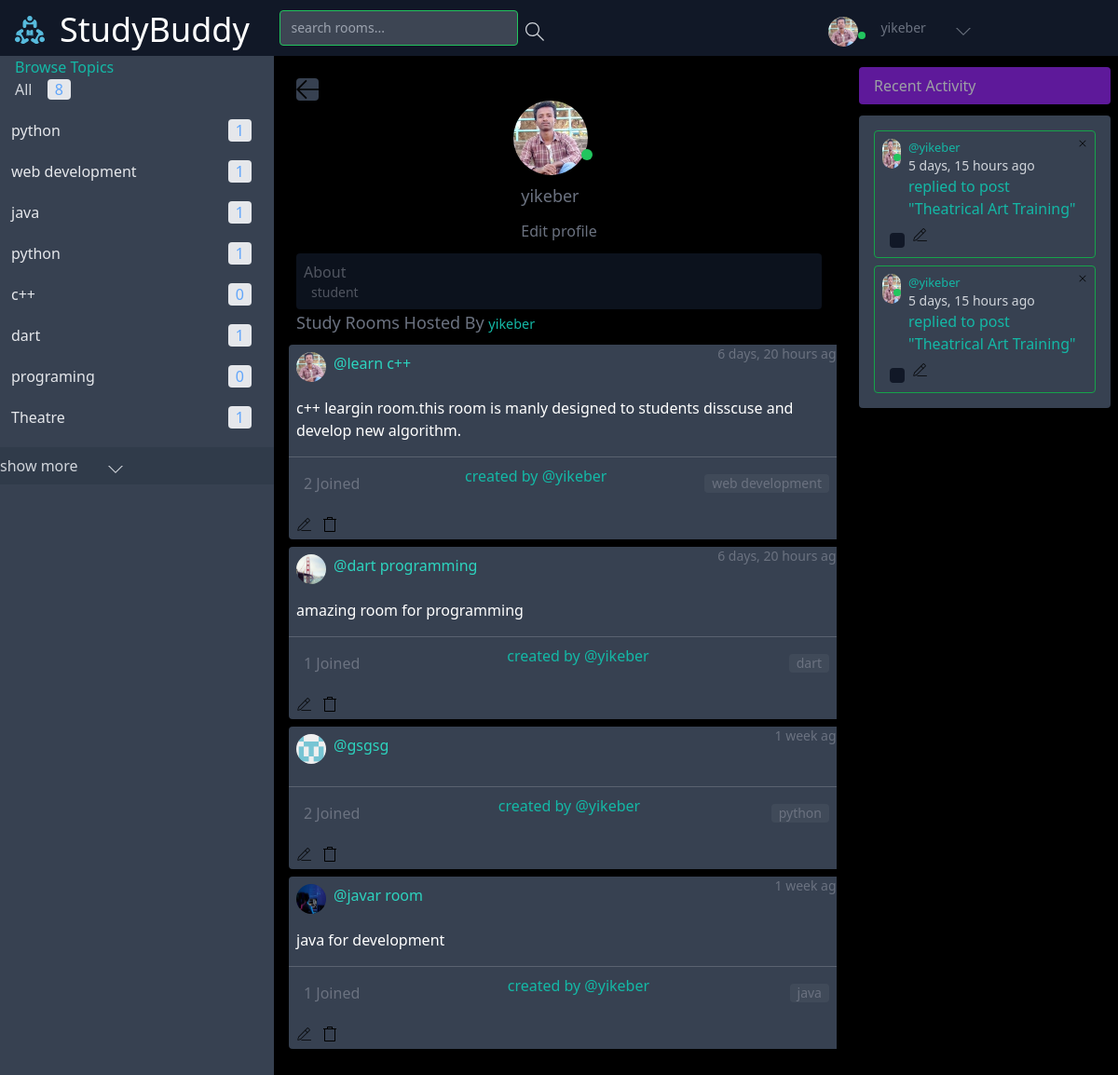
The app's page /user-profile/1/ (signed in), older data.
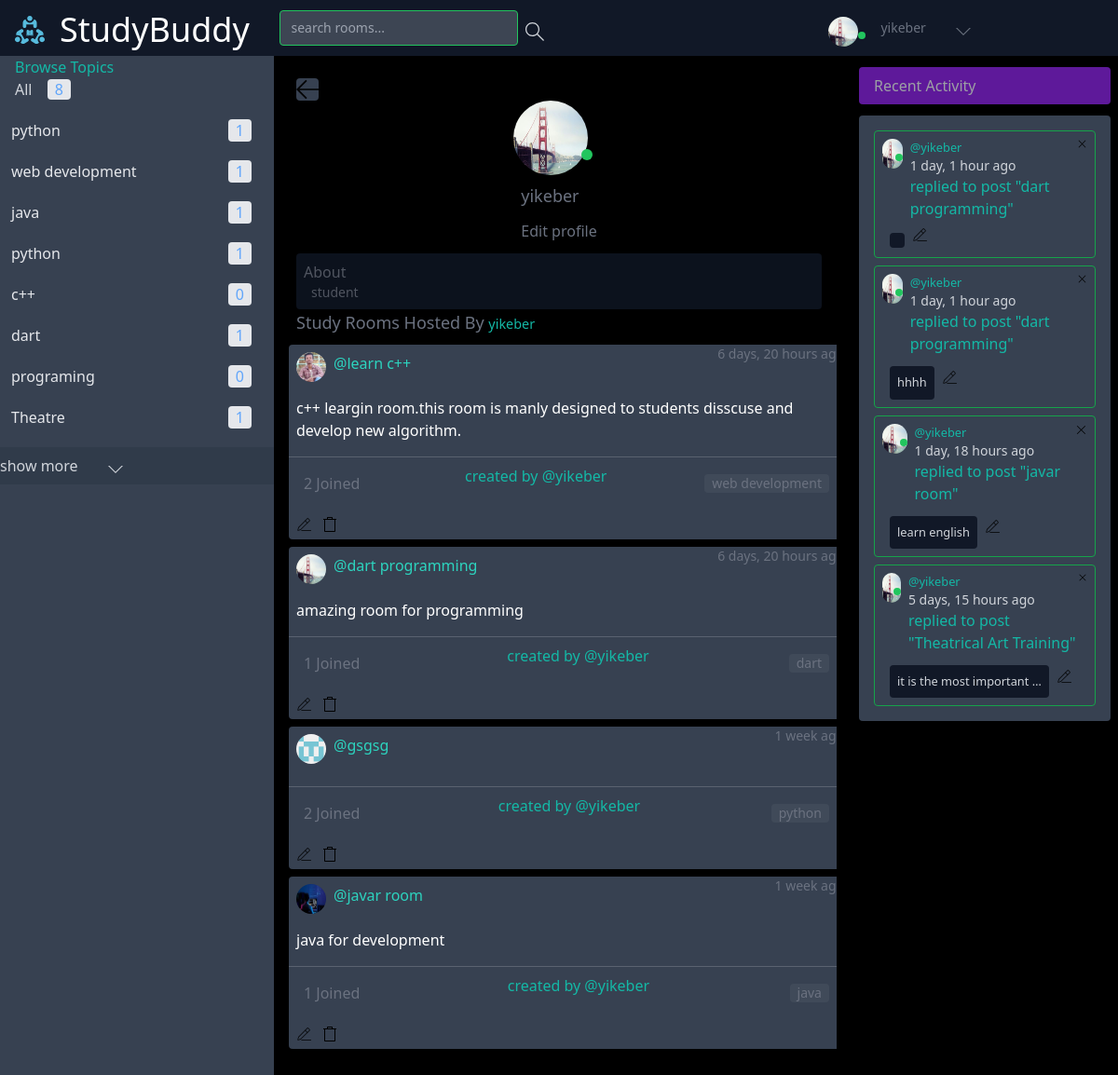
The same page, newer data.
### Backend/base/models.py (models this page shows, shortened)
class User(AbstractUser):
    name  = models.CharField(max_length=200,null=True)
    username = models.CharField(max_length=200)
    password = models.CharField(max_length=100)
    email = models.EmailField(max_length=200,unique=True)
    bio = models.TextField(max_length=500,null=True,blank=True)
    avatar = models.ImageField(null=True,default='images/avatar.svg',upload_to='images/profile_images')
    last_activity = models.DateTimeField(null=True, blank=True)
    is_online = models.BooleanField(default=False)
    USERNAME_FIELD = 'email'
    REQUIRED_FIELDS =['username','password']

class Topic(models.Model):
    name = models.CharField(max_length=200)

class Room(models.Model):
    host = models.ForeignKey(User,on_delete=models.SET_NULL,null=True)
    topic = models.ForeignKey(Topic,on_delete=models.SET_NULL,null=True)
    roomImage = models.ImageField(null=True ,default='images/room_images/default_room_image.png',upload_to='images/room_images')
    name = models.CharField(max_length=200)
    description = models.TextField(null=True,blank=True)
    participants = models.ManyToManyField(User,related_name='participants',blank=True)
    updated = models.DateTimeField(auto_now=True)
    created = models.DateField(auto_now_add=True)
    is_deleted = models.BooleanField(default=False)
    class Meta:
        ordering = ['-updated','-created']
    def __str__(self):
        return self.name

class Message(models.Model):
    user = models.ForeignKey(User,on_delete=models.CASCADE)
    room = models.ForeignKey (Room,on_delete=models.CASCADE)
    body = models.TextField()
    image = models.ImageField(null=True,upload_to='files/messages/image_messages')
    video = models.FileField(null=True,upload_to='files/messages/video_messages')
    audio = models.FileField(null=True,upload_to='files/messages/audio_messages')
    liker = models.ManyToManyField(User,related_name='message_liker',blank=True)
    updated  = models.DateTimeField(auto_now=True)
    created = models.DateTimeField(auto_now_add=True)
    num_of_likes = models.IntegerField(default=0)
    num_of_replies = models.IntegerField(default=0)
    is_deleted = models.BooleanField(default=False)
    class Meta:
        ordering = ['-updated','-created']
    def __str__(self):
        return self.body

### Backend/base/views.py (the view)
# urls.py: path('user-profile/<str:pk>/',views.userProfile,name='user-profile'),
@login_required(login_url='login')
def userProfile(request,pk):
    user = User.objects.get(id = pk)
    rooms = user.room_set.filter(is_deleted=False)
    topics = Topic.objects.all()
    room_messages = user.message_set.filter(is_deleted = False)
    context = {'user':user,
               'rooms':rooms,
               'room_messages':room_messages,
               'topics':topics,
               'visible_words':5,
               }
    return render(request,'base/profile.html',context)

### Frontend/templates/base/profile.html (shortened to what this page needs)
{%extends 'base/home.html' %}
{%load static %}
{% block home-content %}
<div class="col-span-6">
    <div class="mx-2 px-2">
        <a href="{{request.META.HTTP_REFERER}}" class="pl-2 pt-2"><img src="{% static 'assets/icons/arrow-left.svg' %}"
                class="w-6 h-6 bg-gray-700 rounded" alt="left-arrow"></a>
        <div class="flex flex-row justify-center">
            <div>
                <div class="relative">
                    <img src="{{user.avatar.url}}" alt="" class="w-20 h-20 rounded-full">
                    <p class="bg-green-500 w-3 h-3 absolute rounded-full" style="bottom: 1rem;right: 0.8rem;">
                </div>
                <p class="mx-2 mt-2 text-lg">
                    <a href="">{{user.username}}</a>
                </p>
                {%if user.username == request.user.username%}
                <a href="{%url 'edit-profile' user.id %}"> <button class="shadow-outline rounded px-2 py-1 my-2">Edit
                        profile</button></a>
                {%endif%}
            </div>
        </div>
        <div class="bg-gray-900 rounded px-2 py-2 opacity-75 w-full">
            <h3 class="">About</h3>
            <p class="mx-2 text-sm">{{user.bio}}</p>
        </div>
        <div class="text-normal text-lg py--2">
            <p class="text-lg text-opacity-50">Study Rooms Hosted By <small class=" text-teal-500">
                    {{user.username}}</small></p>
        </div>
    </div>
    {% include 'base/feed_component.html' %}
</div>
{% endblock home-content %}

### Frontend/templates/navbar.html (shortened to what this page needs)
{% load static %}
<nav class="grid grid-cols-3 justify-start w-screen mx-0 sm:justify-between items-center bg-gray-900  left-0 py-2">
  <div class=" col-span-2 flex justify-start sm:ml-2 sm:items-center">
    <div class="flex flex-row sm:items-center justify-start mr-2">
      <a href="/" class="mt-1 px-2">
        <img src="{% static '/images/logo.svg' %}" alt="profile_img" class=" w-8 h-8 sm:w-8 sm:h-8 rounded" />
      </a>
      <h2 class="text-white hidden sm:block sm:text-4xl sm:ml-1 sm:pl-1 sm:mt-1 text-sm">StudyBuddy</h2>
    </div>
    {% if request.user.is_authenticated %}
    <div class=" flex flex-row sm:ml-4 pb-0 ml-2 ">
      <form action="{% url 'home' %}" method="GET" class=" flex flex-row rounded sm:px-2 mb-0 pb-0 ">
        <input
          class="focus:outline-none focus:border-yellow-500 text-sm sm:px-2 py-2  bg-gray-500 sm:w-64 rounded bg-opacity-50 border border-green-500"
          type="text" name='q' placeholder=" search rooms...">
        <button type="submit">
        </button>
      </form>
    </div>
    {%endif%}
  </div>
  <div class=" col-span-1 sm:mr-2 text-white sm:mr-16 sm:pr-16">
    <div class=" flex flex-row items-center  sm:ml-4 sm:sm:px-4 pb-0 pt-2 justify-end ">
      {% if request.user.is_authenticated %}
      <div class="relative  mr-2">
        <img src="{{request.user.avatar.url}}" alt="" class="w-8 h-8 rounded-full mx-2">
        <p {% if user.is_online %} class=" bg-green-500 w-2 h-2 absolute rounded-full" {%else%}
          class=" bg-red-500 w-2 h-2 absolute rounded-full" {%endif%} style="top: 1rem;right: 0;">
      </div>
      {%endif%}
      <div class="text-sm text-gray-500  h-8">
        <p class="flex flex-row sm:ml-2 items-center">
          <a href="{%url 'user-profile' request.user.id%}">
            <span>{{request.user.username}}</span>
          </a>
          <svg class="w-4 h-4 sm:ml-8 mt-2 fill-current" id="nav_down_icon" onclick="{showElement()}"
            xmlns="http://www.w3.org/2000/svg" width="32" height="32" viewBox="0 0 32 32">
            <title>chevron-down</title>
            <path d="M16 21l-13-13h-3l16 16 16-16h-3l-13 13z"></path>
          </svg>
        </p>
      </div>
    </div>
  </div>
  </div>

### Frontend/templates/base/topics_component.html
<div class=" bg-gray-700 overflow-y-scroll h-screen">
    <div>
        <h3 class="text-teal-500 mx-4">Browse Topics</h3>
        <a href="{%url 'home'%}" class="mx-4">All <span
                class="px-2  mx-3 bg-gray-200  rounded text-blue-400">{{topics.count}}</span></a>
        {% for topic in topics%}
        <div class="flex flex-row justify-between text-gray-200 my-5 mx-3  hover:text-yellow-500">
            <a href="{% url 'home'   %}?q={{topic.name}}">{{topic.name}} </a>
            <p class="px-2  mx-3 bg-gray-200  rounded text-blue-400 ">{{topic.room_set.all.count}}</p>
        </div>
        {% endfor %}
        <div class="flex flex-row  py-2 bg-gray-800 bg-opacity-25 w-full">
            <p>show more</p>
            <a href="{%url 'topics'%}"><svg class="w-4 h-4 sm:ml-8 mt-2 fill-current" xmlns="http://www.w3.org/2000/svg"
                    width="32" height="32" viewBox="0 0 32 32">
                    <title>chevron-down</title>
                    <path d="M16 21l-13-13h-3l16 16 16-16h-3l-13 13z"></path>
                </svg>
            </a>
        </div>
    </div>
</div>

### Frontend/templates/base/feed_component.html
{% load static %}
<div>
    {% for room in rooms%}
    <div class="bg-gray-700 my-2 rounded mx-2 w-full">
        <div class="flex flex-row justify-between mb-2">
            <div class="flex flex-row justify-center mx-2 my-2">
                <div class="relative">
                    <img src="{{room.roomImage.url}}" alt="" class="w-8 h-8 rounded-full">
                </div>
                <a href="{% url 'room' room.id %}" class="ml-2 text-teal-400">@{{room.name}}</a>
            </div>
            <p class="text-sm font-light">{{room.updated|timesince}} ago</p>
        </div>
        <p class="mx-2 mb-4 text-white">
            <a href="{% url 'room' room.id%}">{{room.description}}</a>
        </p>
        <hr style="color:lightblue; opacity: 0.2;">
        <div class="flex flex-row justify-between mx-2 py-2 items-center">
            <div class="mx-2">
                <p>{{room.participants.count}} Joined</p>
            </div>
            <p class="mx-2 mb-4 ">
                <a href="{% url 'user-profile' room.host.id %}" class="text-teal-500">created by
                    @{{room.host.username}}</a>
            </p>
            <a href="{% url 'home' %}?q={{room.topic.name}}" class="bg-gray-600 bg-opacity-50 rounded mr-2">
                <p class="px-2 text-sm my-0">{{room.topic.name}}</p>
            </a>
        </div>
        {% if room.host == request.user %}
        <div class="flex flex-row py-2 mx-2">
            <a href="{% url 'update-room' room.id %}" class="mr-3"><img src="{% static 'assets/icons/edit.svg' %}"
                    class="w-4 h-4" alt="edit"></a>
            <a href="{% url 'delete-room' room.id %}"><img src="{% static 'assets/icons/delete.svg' %}" class="w-4 h-4"
                    alt="delete"></a>
        </div>
        {% endif %}
    </div>
    {% endfor %}
</div>

### Frontend/templates/base/activity_component.html (shortened to what this page needs)
{%load static %}
<div class="mr-2">
    <h3 class="bg-purple-700 opacity-75 ml-4 mt-3 pl-4  py-2 rounded"> Recent Activity</h3>
    <div class=" bg-gray-700  ml-4 mt-3 px-2 py-2 rounded">
        {% for message in room_messages %}
        <div class=" border border-green-600 m-2 p-2 rounded">
            <div class="flex flex-row justify-between">
                <div class="flex flex-row">
                    <div class="relative">
                        <img src="{{message.user.avatar.url}}" class="w-8 h-8 rounded-full inline" alt="">
                        <p {% if message.user.is_online %} class=" bg-green-500 w-2 h-2 absolute rounded-full" {%else%}
                            class=" bg-red-500 w-2 h-2 absolute rounded-full" {%endif%} style="top: 1rem;right: 0;">
                    </div>
                    <div class="ml-2 ">
                        <small> <a href="{% url 'user-profile' message.user.id %}"
                                class="text-teal-500">@{{message.user.username}}
                            </a>
                        </small>
                        <p class="text-sm font-thin">{{message.created|timesince}} ago</p>
                        <p class="text-md text-teal-500">replied to post <a
                                href="{% url 'room' message.room.id %}">"{{message.room}}"</a>
                        </p>
                    </div>
                </div>
                {% if request.user == message.user %}
                <a href="{% url 'delete-message' message.id %}"><img src="{%static 'assets/icons/remove.svg' %}"
                        class="w-4 w-4" alt="delete"></a>
                {% endif %}
            </div>
            <div class="flex flex-row mx-2 items-center">
                <p class="bg-gray-900 mt-3 px-2 py-2 rounded ">
                    <small>{{message|truncatewords:visible_words}}
                    </small>
                </p>
                {% if request.user == message.user %}
                <a href="{% url 'edit-message' message.id %}" class="px-2 py-2"><img
                        src="{%static 'assets/icons/edit.svg' %}" class="w-4 w-4" alt="edit"></a>
                {% endif %}
            </div>
        </div>
        {% endfor %}
    </div>
</div>

Row changes from the older to the newer data that the page shows:
no longer on this page (row edited): Message: user.avatar (picture), user.username "yikeber", created "5 days, 15 hours", room "Theatrical Art Training"
changed User "yikeber": user.avatar: a different picture; avatar: a different picture
added Message: user.avatar (picture), user.username "yikeber", created "1 day, 1 hour", room "dart programming"
added Message: user.avatar (picture), user.username "yikeber", created "1 day, 1 hour", room "dart programming", body "hhhh"
added Message: user.avatar (picture), user.username "yikeber", created "1 day, 18 hours", room "javar room", body "learn english"
changed Message "Theatrical Art Training": user.avatar: a different picture; body (not shown) → "it is the most important …"
